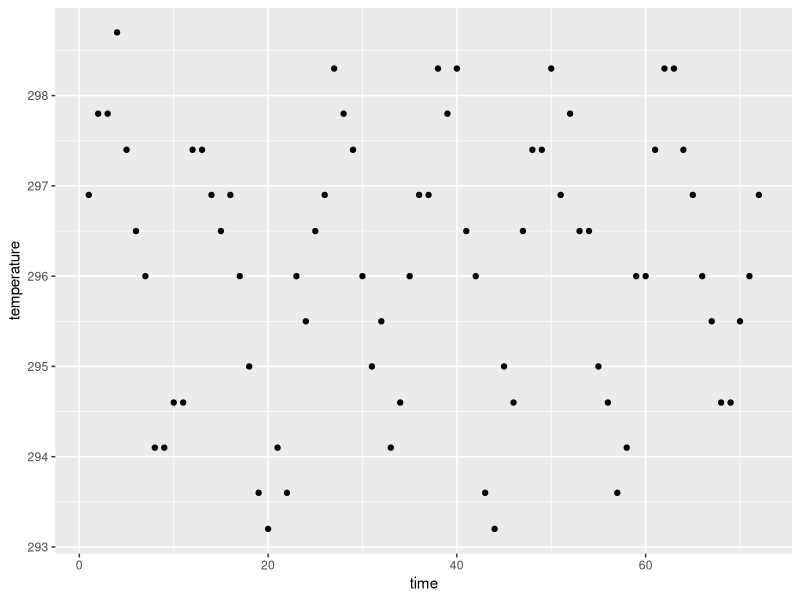
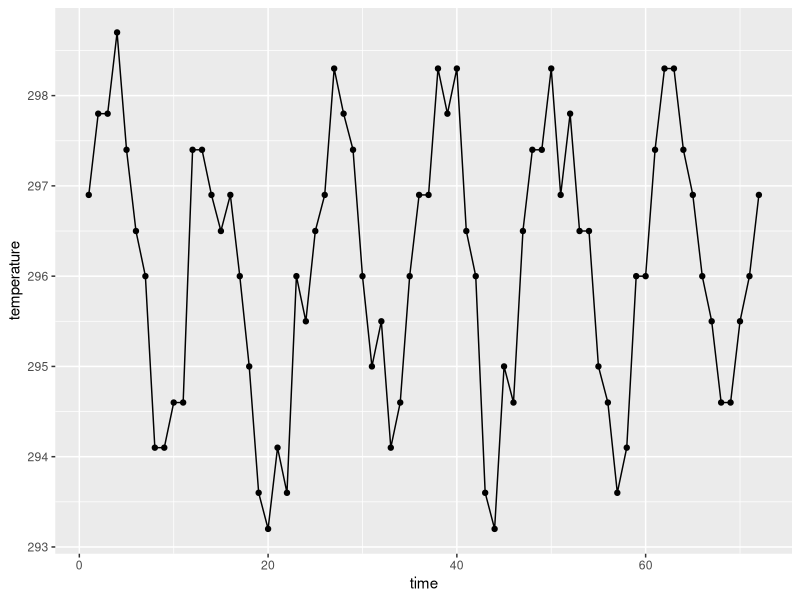
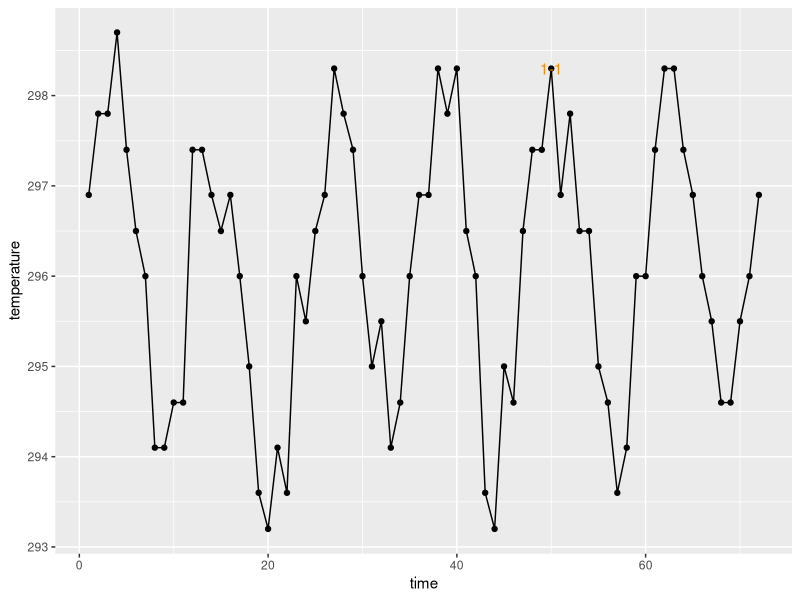
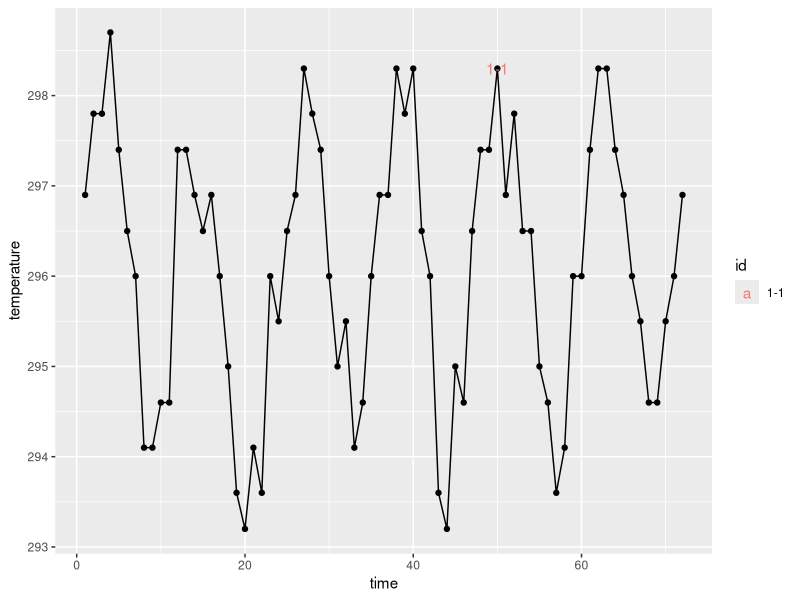
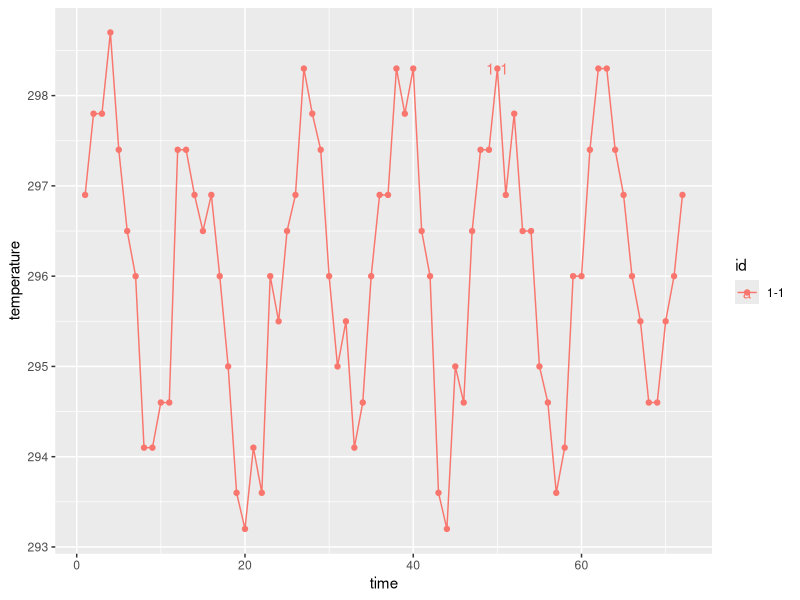

Reproduce these figures in R, in order.
## ---- chunk 1
knitr::opts_chunk$set(echo = TRUE)
library(tidyverse)
library(lubridate)
## ---- chunk 2
data(nasa, package="GGally")
nasa %>% filter(id=="1-1") %>%
  ggplot(aes(x = time, y= temperature)) + geom_point()
## ---- chunk 3
nasa %>% filter(id=="1-1") %>%
  ggplot(aes(x = time, y= temperature)) + geom_point() +
  geom_line()
## ---- chunk 4
nasa %>% filter(id=="1-1") %>%
  ggplot(aes(x = time, y= temperature)) + geom_point() +
  geom_line() +
  geom_text(aes(label=id), colour="darkorange", 
            data=nasa %>% filter(id=="1-1", time==50))
## ---- chunk 5
nasa %>% filter(id=="1-1") %>%
  ggplot(aes(x = time, y= temperature)) + geom_point() +
  geom_line() +
  geom_text(aes(label=id, colour=id),  
            data=nasa %>% filter(id=="1-1", time==50))
## ---- chunk 6
nasa %>% filter(id=="1-1") %>%
  ggplot(aes(x = time, y= temperature, colour=id)) + geom_point() +
  geom_line() +
  geom_text(aes(label=id), 
            data=nasa %>% filter(id=="1-1", time==50))
